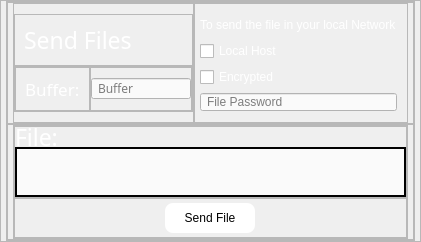
        <widget class="QFrame" name="Send">
         <property name="styleSheet">
          <string notr="true">background-color: none;</string>
         </property>
         <property name="frameShape">
          <enum>QFrame::StyledPanel</enum>
         </property>
         <property name="frameShadow">
          <enum>QFrame::Raised</enum>
         </property>
         <layout class="QVBoxLayout" name="verticalLayout_4">
          <property name="spacing">
           <number>0</number>
          </property>
          <property name="leftMargin">
           <number>5</number>
          </property>
          <property name="topMargin">
           <number>0</number>
          </property>
          <property name="rightMargin">
           <number>5</number>
          </property>
          <property name="bottomMargin">
           <number>0</number>
          </property>
          <item>
           <widget class="QFrame" name="send2">
            <property name="frameShape">
             <enum>QFrame::StyledPanel</enum>
            </property>
            <property name="frameShadow">
             <enum>QFrame::Raised</enum>
            </property>
            <layout class="QVBoxLayout" name="verticalLayout_6">
             <property name="spacing">
              <number>0</number>
             </property>
             <property name="leftMargin">
              <number>0</number>
             </property>
             <property name="topMargin">
              <number>0</number>
             </property>
             <property name="rightMargin">
              <number>0</number>
             </property>
             <property name="bottomMargin">
              <number>0</number>
             </property>
             <item>
              <widget class="QFrame" name="frame_send_buffer">
               <property name="font">
                <font>
                 <family>Sylfaen</family>
                 <pointsize>8</pointsize>
                </font>
               </property>
               <property name="frameShape">
                <enum>QFrame::StyledPanel</enum>
               </property>
               <property name="frameShadow">
                <enum>QFrame::Raised</enum>
               </property>
               <layout class="QHBoxLayout" name="horizontalLayout_3">
                <property name="spacing">
                 <number>0</number>
                </property>
                <property name="leftMargin">
                 <number>5</number>
                </property>
                <property name="topMargin">
                 <number>0</number>
                </property>
                <property name="rightMargin">
                 <number>5</number>
                </property>
                <property name="bottomMargin">
                 <number>0</number>
                </property>
                <item>
                 <widget class="QFrame" name="frame_buffer">
                  <property name="frameShape">
                   <enum>QFrame::StyledPanel</enum>
                  </property>
                  <property name="frameShadow">
                   <enum>QFrame::Raised</enum>
                  </property>
                  <layout class="QVBoxLayout" name="verticalLayout_7">
                   <property name="spacing">
                    <number>0</number>
                   </property>
                   <property name="leftMargin">
                    <number>0</number>
                   </property>
                   <property name="topMargin">
                    <number>10</number>
                   </property>
                   <property name="rightMargin">
                    <number>0</number>
                   </property>
                   <property name="bottomMargin">
                    <number>10</number>
                   </property>
                   <item>
                    <widget class="QFrame" name="frame_send_2">
                     <property name="frameShape">
                      <enum>QFrame::StyledPanel</enum>
                     </property>
                     <property name="frameShadow">
                      <enum>QFrame::Raised</enum>
                     </property>
                     <layout class="QVBoxLayout" name="verticalLayout_8">
                      <item>
                       <widget class="QLabel" name="label_send">
                        <property name="font">
                         <font>
                          <family>Sylfaen</family>
                          <pointsize>17</pointsize>
                         </font>
                        </property>
                        <property name="styleSheet">
                         <string notr="true">color: rgb(255, 255, 255);</string>
                        </property>
                        <property name="text">
                         <string>Send Files </string>
                        </property>
                       </widget>
                      </item>
                     </layout>
                    </widget>
                   </item>
                   <item>
                    <widget class="QFrame" name="frame_Bufer2">
                     <property name="frameShape">
                      <enum>QFrame::StyledPanel</enum>
                     </property>
                     <property name="frameShadow">
                      <enum>QFrame::Raised</enum>
                     </property>
                     <layout class="QHBoxLayout" name="horizontalLayout_4">
                      <property name="spacing">
                       <number>0</number>
                      </property>
                      <property name="leftMargin">
                       <number>0</number>
                      </property>
                      <property name="topMargin">
                       <number>0</number>
                      </property>
                      <property name="rightMargin">
                       <number>0</number>
                      </property>
                      <property name="bottomMargin">
                       <number>0</number>
                      </property>
                      <item>
                       <widget class="QFrame" name="frame_buffer4">
                        <property name="frameShape">
                         <enum>QFrame::StyledPanel</enum>
                        </property>
                        <property name="frameShadow">
                         <enum>QFrame::Raised</enum>
                        </property>
                        <layout class="QVBoxLayout" name="verticalLayout_9">
                         <item>
                          <widget class="QLabel" name="label_buffer">
                           <property name="font">
                            <font>
                             <family>Sylfaen</family>
                             <pointsize>13</pointsize>
                            </font>
                           </property>
                           <property name="styleSheet">
                            <string notr="true">color: rgb(255, 255, 255);</string>
                           </property>
                           <property name="text">
                            <string>Buffer:</string>
                           </property>
                          </widget>
                         </item>
                        </layout>
                       </widget>
                      </item>
                      <item>
                       <widget class="QFrame" name="frame_3">
                        <property name="frameShape">
                         <enum>QFrame::StyledPanel</enum>
                        </property>
                        <property name="frameShadow">
                         <enum>QFrame::Raised</enum>
                        </property>
                        <layout class="QHBoxLayout" name="horizontalLayout_11">
                         <property name="spacing">
                          <number>0</number>
                         </property>
                         <property name="leftMargin">
                          <number>0</number>
                         </property>
                         <property name="topMargin">
                          <number>0</number>
                         </property>
                         <property name="rightMargin">
                          <number>0</number>
                         </property>
                         <property name="bottomMargin">
                          <number>0</number>
                         </property>
                         <item>
                          <widget class="QLineEdit" name="lineEdit_Buffer_2">
                           <property name="minimumSize">
                            <size>
                             <width>100</width>
                             <height>0</height>
                            </size>
                           </property>
                           <property name="maximumSize">
                            <size>
                             <width>100</width>
                             <height>16777215</height>
                            </size>
                           </property>
                           <property name="font">
                            <font>
                             <family>Sylfaen</family>
                            </font>
                           </property>
                           <property name="styleSheet">
                            <string notr="true">QLineEdit {
	border: 2px solid	rgb(0, 0, 0);
	border -radius: 20px;
	color: rgb(0, 0, 0);
	padding-left: 4px;	
	background-color: rgb(250, 250, 250);
}
</string>
                           </property>
                           <property name="placeholderText">
                            <string>Buffer</string>
                           </property>
                          </widget>
                         </item>
                        </layout>
                       </widget>
                      </item>
                     </layout>
                    </widget>
                   </item>
                  </layout>
                 </widget>
                </item>
                <item>
                 <widget class="QFrame" name="Local_host_frame">
                  <property name="frameShape">
                   <enum>QFrame::StyledPanel</enum>
                  </property>
                  <property name="frameShadow">
                   <enum>QFrame::Raised</enum>
                  </property>
                  <layout class="QVBoxLayout" name="verticalLayout_5">
                   <property name="spacing">
                    <number>0</number>
                   </property>
                   <property name="leftMargin">
                    <number>5</number>
                   </property>
                   <property name="topMargin">
                    <number>5</number>
                   </property>
                   <property name="rightMargin">
                    <number>10</number>
                   </property>
                   <property name="bottomMargin">
                    <number>5</number>
                   </property>
                   <item>
                    <widget class="QLabel" name="label_local">
                     <property name="maximumSize">
                      <size>
                       <width>16777215</width>
                       <height>20</height>
                      </size>
                     </property>
                     <property name="styleSheet">
                      <string notr="true">color: rgb(255, 255, 255);</string>
                     </property>
                     <property name="text">
                      <string>To send the file in your local Network</string>
                     </property>
                    </widget>
                   </item>
                   <item>
                    <widget class="QCheckBox" name="checkBox_local">
                     <property name="styleSheet">
                      <string notr="true">color: rgb(255, 255, 255);</string>
                     </property>
                     <property name="text">
                      <string>Local Host</string>
                     </property>
                    </widget>
                   </item>
                   <item>
                    <widget class="QCheckBox" name="isEncrypted_checkBox">
                     <property name="styleSheet">
                      <string notr="true">color: rgb(255, 255, 255);
</string>
                     </property>
                     <property name="text">
                      <string>Encrypted</string>
                     </property>
                    </widget>
                   </item>
                   <item>
                    <widget class="QLineEdit" name="EncrPasswd_lineEdit">
                     <property name="styleSheet">
                      <string notr="true">QLineEdit {
	border: 2px solid	rgb(0, 0, 0);
	border -radius: 20px;
	color: rgb(0, 0, 0);
	padding-left: 4px;	
	background-color: rgb(250, 250, 250);
}
</string>
                     </property>
                     <property name="text">
                      <string/>
                     </property>
                     <property name="placeholderText">
                      <string>File Password</string>
                     </property>
                     <property name="clearButtonEnabled">
                      <bool>false</bool>
                     </property>
                    </widget>
                   </item>
                  </layout>
                 </widget>
                </item>
               </layout>
              </widget>
             </item>
             <item>
              <widget class="QFrame" name="frame_send_file">
               <property name="styleSheet">
                <string notr="true"/>
               </property>
               <property name="frameShape">
                <enum>QFrame::StyledPanel</enum>
               </property>
               <property name="frameShadow">
                <enum>QFrame::Raised</enum>
               </property>
               <layout class="QVBoxLayout" name="verticalLayout_11">
                <property name="spacing">
                 <number>0</number>
                </property>
                <property name="leftMargin">
                 <number>5</number>
                </property>
                <property name="topMargin">
                 <number>0</number>
                </property>
                <property name="rightMargin">
                 <number>5</number>
                </property>
                <property name="bottomMargin">
                 <number>0</number>
                </property>
                <item>
                 <widget class="QFrame" name="frame_send_file2">
                  <property name="frameShape">
                   <enum>QFrame::StyledPanel</enum>
                  </property>
                  <property name="frameShadow">
                   <enum>QFrame::Raised</enum>
                  </property>
                  <layout class="QVBoxLayout" name="verticalLayout_12">
                   <property name="spacing">
                    <number>0</number>
                   </property>
                   <property name="leftMargin">
                    <number>0</number>
                   </property>
                   <property name="topMargin">
                    <number>0</number>
                   </property>
                   <property name="rightMargin">
                    <number>0</number>
                   </property>
                   <property name="bottomMargin">
                    <number>0</number>
                   </property>
                   <item>
                    <widget class="QFrame" name="frame_file2">
                     <property name="frameShape">
                      <enum>QFrame::StyledPanel</enum>
                     </property>
                     <property name="frameShadow">
                      <enum>QFrame::Raised</enum>
                     </property>
                     <layout class="QVBoxLayout" name="verticalLayout_13">
                      <property name="spacing">
                       <number>0</number>
                      </property>
                      <property name="leftMargin">
                       <number>0</number>
                      </property>
                      <property name="topMargin">
                       <number>0</number>
                      </property>
                      <property name="rightMargin">
                       <number>0</number>
                      </property>
                      <property name="bottomMargin">
                       <number>0</number>
                      </property>
                      <item>
                       <widget class="QLabel" name="label_file">
                        <property name="maximumSize">
                         <size>
                          <width>16777215</width>
                          <height>20</height>
                         </size>
                        </property>
                        <property name="font">
                         <font>
                          <family>Sylfaen</family>
                          <pointsize>17</pointsize>
                         </font>
                        </property>
                        <property name="styleSheet">
                         <string notr="true">color: rgb(255, 255, 255);</string>
                        </property>
                        <property name="text">
                         <string>File:</string>
                        </property>
                       </widget>
                      </item>
                      <item>
                       <widget class="QTextEdit" name="textEdit">
                        <property name="sizePolicy">
                         <sizepolicy hsizetype="Minimum" vsizetype="Minimum">
                          <horstretch>0</horstretch>
                          <verstretch>0</verstretch>
                         </sizepolicy>
                        </property>
                        <property name="minimumSize">
                         <size>
                          <width>0</width>
                          <height>50</height>
                         </size>
                        </property>
                        <property name="maximumSize">
                         <size>
                          <width>16777215</width>
                          <height>50</height>
                         </size>
                        </property>
                        <property name="styleSheet">
                         <string notr="true">QTextEdit {
	border: 2px solid	;
	color: rgb(187, 195, 200);
	border -radius: 20px;
	color: rgb(0, 0, 0);
	background-color: rgb(250, 250, 250);
}</string>
                        </property>
                        <property name="frameShadow">
                         <enum>QFrame::Raised</enum>
                        </property>
                        <property name="html">
                         <string>&lt;!DOCTYPE HTML PUBLIC &quot;-//W3C//DTD HTML 4.0//EN&quot; &quot;http://www.w3.org/TR/REC-html40/strict.dtd&quot;&gt;
&lt;html&gt;&lt;head&gt;&lt;meta name=&quot;qrichtext&quot; content=&quot;1&quot; /&gt;&lt;style type=&quot;text/css&quot;&gt;
p, li { white-space: pre-wrap; }
&lt;/style&gt;&lt;/head&gt;&lt;body style=&quot; font-family:'MS Shell Dlg 2'; font-size:8.25pt; font-weight:400; font-style:normal;&quot;&gt;
&lt;p style=&quot;-qt-paragraph-type:empty; margin-top:0px; margin-bottom:0px; margin-left:0px; margin-right:0px; -qt-block-indent:0; text-indent:0px;&quot;&gt;&lt;br /&gt;&lt;/p&gt;&lt;/body&gt;&lt;/html&gt;</string>
                        </property>
                       </widget>
                      </item>
                     </layout>
                    </widget>
                   </item>
                   <item>
                    <widget class="QFrame" name="frame_file_button">
                     <property name="minimumSize">
                      <size>
                       <width>5</width>
                       <height>40</height>
                      </size>
                     </property>
                     <property name="frameShape">
                      <enum>QFrame::StyledPanel</enum>
                     </property>
                     <property name="frameShadow">
                      <enum>QFrame::Raised</enum>
                     </property>
                     <layout class="QHBoxLayout" name="horizontalLayout_5">
                      <property name="spacing">
                       <number>0</number>
                      </property>
                      <property name="leftMargin">
                       <number>0</number>
                      </property>
                      <property name="topMargin">
                       <number>0</number>
                      </property>
                      <property name="rightMargin">
                       <number>0</number>
                      </property>
                      <property name="bottomMargin">
                       <number>0</number>
                      </property>
                      <item>
                       <widget class="QPushButton" name="Button_send">
                        <property name="maximumSize">
                         <size>
                          <width>90</width>
                          <height>30</height>
                         </size>
                        </property>
                        <property name="styleSheet">
                         <string notr="true">QPushButton{
	border: none;
	border-radius: 8px;
	
	background-color: rgb(255, 255, 255);
}
QPushButton:hover{
	background-color: rgba(166, 166, 166, 150);
}</string>
                        </property>
                        <property name="text">
                         <string>Send File</string>
                        </property>
                       </widget>
                      </item>
                     </layout>
                    </widget>
                   </item>
                  </layout>
                 </widget>
                </item>
               </layout>
              </widget>
             </item>
            </layout>
           </widget>
          </item>
         </layout>
        </widget>
